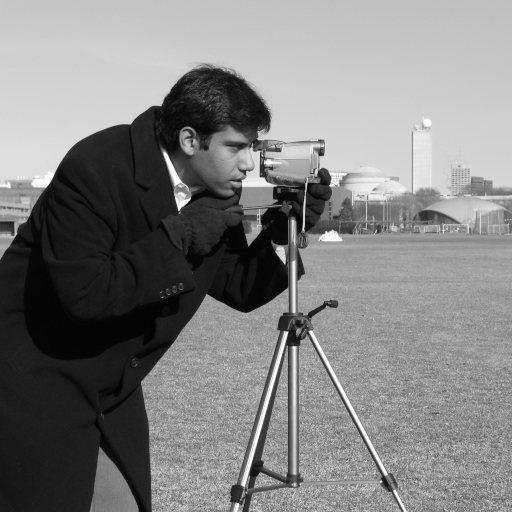
#> input picture skimage.data.camera(), 512 x 512 px; the run also reads 3 pictures not shown here
$ jupyter execute --allow-errors 13-convolution-and-deconvolution.ipynb
#> lines starting #> are read from the running program, lines starting #| are printed output that depends on the picture
# 13 · Convolution and deconvolution / Convolución y deconvolución

[](https://colab.research.google.com/github/project-delphi/tensors-workshop/blob/main/notebooks/13-convolution-and-deconvolution.ipynb)

<div style="height:3px;border-radius:2px;margin:1.4em 0 1.6em;background:linear-gradient(90deg,#0284c7,rgba(2,132,199,0))"></div>

<span style="font:700 11px/1.6 ui-monospace,SFMono-Regular,Menlo,Consolas,monospace;letter-spacing:.18em;color:#0284c7">DEEP DIVE · TAKE-HOME · OPENED LIVE FOR 25 MIN / ESTUDIO A FONDO · PARA DESPUÉS · 25 MIN EN VIVO EN EL TALLER</span>

This deep dive follows one idea from a forward operation to an inverse problem:

> **A small kernel is reused across positions to transform an image.**

It is the third place you watch the workshop's connecting idea happen, alongside the pseudoinverse in section 07 and Tucker in section 10. When a problem has no exact answer and no true inverse, you look for the best stable approximation. Sections 07, 09 and 10 state that idea. This notebook is where you watch it happen to a photograph.

We will distinguish **correlation**, **convolution**, **transposed convolution**, and **deconvolution** without treating them as the same operation.

<div style="border-left:4px solid rgba(130,130,150,.5);background:rgba(130,130,150,.09);border-radius:0 8px 8px 0;padding:12px 16px;margin:1.2em 0 1.8em;font:400 14.5px/1.7 ui-sans-serif,system-ui,-apple-system,'Segoe UI',Roboto,sans-serif"><div style="font:700 10.5px/1 ui-monospace,SFMono-Regular,Menlo,Consolas,monospace;letter-spacing:.18em;opacity:.62;margin-bottom:10px">🇪🇸 ESPAÑOL</div><div style="margin:0 0 .7em">Este estudio a fondo sigue una misma idea desde una operación directa hasta un problema inverso:</div><div style="margin:0 0 .7em"><b>Un kernel pequeño se reutiliza en muchas posiciones para transformar una imagen.</b></div><div style="margin:0 0 .7em">Es el tercer lugar donde ves ocurrir la idea que conecta el taller, junto con la pseudoinversa de la sección 07 y Tucker en la 10. Cuando un problema no tiene respuesta exacta ni inversa verdadera, se busca la mejor aproximación estable. Las secciones 07, 09 y 10 enuncian esa idea. En este cuaderno la ves ocurrir sobre una fotografía.</div><div style="margin:0 0 0">Distinguiremos <b>correlación</b>, <b>convolución</b>, <b>convolución transpuesta</b> y <b>deconvolución</b> sin tratarlas como si fueran la misma operación.</div></div>

## What you will be able to do / Lo que podrás hacer

- Explain what a **kernel / filtro** does using a real photograph.
- Predict `valid`, `same`, and `full` output shapes.
- Explain the difference between **cross-correlation** and true **convolution**.
- See a 1D convolution as ordinary matrix multiplication with a Toeplitz matrix.
- Explain transposed convolution as **overlap-add**, not as a magical inverse.
- Blur and partially recover a real image using **Richardson–Lucy deconvolution**.
- Explain why noise and image boundaries make inverse problems difficult.

<div style="border-left:4px solid rgba(130,130,150,.5);background:rgba(130,130,150,.09);border-radius:0 8px 8px 0;padding:12px 16px;margin:1.2em 0 1.8em;font:400 14.5px/1.7 ui-sans-serif,system-ui,-apple-system,'Segoe UI',Roboto,sans-serif"><div style="font:700 10.5px/1 ui-monospace,SFMono-Regular,Menlo,Consolas,monospace;letter-spacing:.18em;opacity:.62;margin-bottom:10px">🇪🇸 ESPAÑOL</div><ul style="margin:0;padding-left:1.2em"><li style="margin:.35em 0">Explicar qué hace un <b>kernel / filtro</b> usando una fotografía real.</li><li style="margin:.35em 0">Predecir las formas de salida <code>valid</code>, <code>same</code> y <code>full</code>.</li><li style="margin:.35em 0">Explicar la diferencia entre <b>correlación cruzada</b> y <b>convolución</b> verdadera.</li><li style="margin:.35em 0">Ver una convolución 1D como multiplicación matricial con una matriz Toeplitz.</li><li style="margin:.35em 0">Explicar la convolución transpuesta como <b>superposición y suma</b>, no como una inversa mágica.</li><li style="margin:.35em 0">Desenfocar y recuperar parcialmente una imagen real con <b>deconvolución Richardson–Lucy</b>.</li><li style="margin:.35em 0">Explicar por qué el ruido y los bordes hacen difícil un problema inverso.</li></ul></div>

<!-- CORE-PATH -->
## Core path / Ruta esencial

Take-home: Exercise 1. Make the **Predict first** attempt below, run **Core prep**, then run the feedback helper before **Core activity**. Other exercises and explorers are optional.

**You can:**

- Predict valid, same and full output shapes.
- Relate convolution to a structured matrix product.

<details>
<summary>Español · Ruta y metas</summary>

Para después del taller: Ejercicio 1. Responde primero a **Predice primero** abajo, ejecuta **Core prep** y después el comprobador antes de **Core activity**. Los demás ejercicios y exploradores son opcionales.

**Al terminar puedes:**

- Predecir las formas de salida valid, same y full.
- Relacionar convolución con un producto matricial estructurado.

</details>

## Predict first / Predice primero

**Retrieve:** In Notebook 06, what happened to the index omitted from the `einsum` output? Use that multiply-and-sum idea for one local window here.

Before reading the definitions or running the reveal, use these deliberately tiny synthetic values: `x = [1, 2, 3, 4, 5]`, `k = [1, 2, 3]`.

1. For the first window `[1, 2, 3]`, multiply by `k` and sum. Repeat with the reversed weights `[3, 2, 1]`.
2. Will the two sliding operations give identical values? Will they give the same output length if each window must fit entirely inside `x`?
3. Record your numbers and prediction, then run the next cell to check. Which operation should a library mean by “convolution”?

<details>
<summary>Español · Recupera y predice</summary>

**Recupera:** En el cuaderno 06, ¿qué ocurrió con el índice omitido de la salida de `einsum`? Usa esa idea de multiplicar y sumar en una ventana local.

Antes de leer las definiciones o ejecutar la respuesta, usa estos valores sintéticos deliberadamente pequeños: `x = [1, 2, 3, 4, 5]`, `k = [1, 2, 3]`.

1. En la primera ventana `[1, 2, 3]`, multiplica por `k` y suma. Repite con los pesos invertidos `[3, 2, 1]`.
2. ¿Darán ambas operaciones deslizantes valores idénticos? ¿Darán la misma longitud de salida si cada ventana debe caber completamente en `x`?
3. Anota tus números y tu predicción; luego ejecuta la siguiente celda para comprobar. ¿A qué operación debería llamar “convolución” una librería?

</details>

First sums / Primeras sumas: ___ · Output length / Longitud de salida: ___

[cell 1]
#@title 🤔 Predict: are convolution and correlation the same thing? / Predice: ¿convolución y correlación son lo mismo? — run me / ejecútame { display-mode: 'form' }

# --- counterexample / contraejemplo (tested in tests/test_teaching_materials.py) ---
import numpy as np

pred_x = np.array([1., 2., 3., 4., 5.])
pred_k = np.array([1., 2., 3.])                      # asymmetric on purpose
pred_corr = np.array([(pred_x[i:i + 3] * pred_k).sum() for i in range(3)])
pred_conv = np.convolve(pred_x, pred_k, mode="valid")

assert not np.allclose(pred_corr, pred_conv)
assert np.allclose(pred_corr, np.convolve(pred_x, pred_k[::-1], mode="valid"))
# --- end counterexample / fin del contraejemplo ---

import ipywidgets as widgets
from IPython.display import display

try:
    from google.colab import output
    output.enable_custom_widget_manager()
except ImportError:
    pass

# --- how the question is laid out / cómo se presenta la pregunta ---
# Radio buttons rather than a dropdown. Four bilingual answers squeezed into
# one 640px line were hard to read, and a dropdown hides three of them until
# you open it -- the wrong shape for a question whose whole point is weighing
# the options against each other. One per line, with room around them.
# Botones de opción en vez de un desplegable: una respuesta por línea.
import contextlib
import html as pred_html
import io

PRED_ACCENT = "#0284c7"
PRED_SANS = "ui-sans-serif,system-ui,-apple-system,'Segoe UI',Roboto,sans-serif"
PRED_MONO = "ui-monospace,SFMono-Regular,Menlo,Consolas,monospace"


# [59 lines left out: functions pred_tag, pred_is_measurement, pred_panel, pred_render, not called in this run]

pred_choice = widgets.RadioButtons(
    options=[
        ("— choose one / elige una —", None),
        ("The values are identical / Los valores son idénticos", "same"),
        ("The values differ / Los valores difieren", "flip"),
        ("Only the output length differs / Solo difiere la longitud de salida", "shape_only"),
    ],
    value=None,
    description="",
    layout=widgets.Layout(width="auto", margin="0 0 6px 0"),
)

pred_reveal = widgets.Checkbox(
    value=False,
    description="Show me the answer / Muéstrame la respuesta",
    indent=False,
    layout=widgets.Layout(margin="10px 0 4px 0"),
)

# [27 lines left out: function check_prediction, not called in this run]

# The one <style> block in these notebooks, and the markdown rule does not
# cover it. ipywidgets gives no way to set the space between radio options
# from Python, and this is *widget output*, not a markdown cell: Colab strips
# <style> from markdown -- which is why every box in these notebooks is
# inline-styled -- but renders it in an output, the same path pandas' own
# Styler uses. Scoped to one added class so it can reach nothing else, and if
# it is ever dropped the options still work, just closer together.
#> (the rest of this cell did not finish here and is left out)

## Setup / Preparación

After the synthetic hand calculation, the image exercises use real measured pixels from `skimage.data.camera()`.

From that real photograph we extract:

- a `160×160` crop for edge filtering;
- a `256×256` crop for deconvolution;
- a 32-pixel scanline for the Toeplitz view;
- a tiny `2×2` patch to make transposed-convolution overlap visible.

The Sobel and derivative kernels are **transformation rules**, not observed data.

> 🇪🇸 Después del cálculo sintético a mano, los ejercicios de imagen usan píxeles reales de `skimage.data.camera()`.
>
> De esa fotografía extraemos un recorte `160×160`, otro `256×256`, una fila de 32 píxeles y un pequeño recorte `2×2`.
>
> Los kernels Sobel y de derivada son **reglas de transformación**, no datos observados.

### Core prep 1/1 · Preparación esencial

Run the next cell. / Ejecuta la siguiente celda.

[cell 2]
import numpy as np
from scipy import signal
from scipy.linalg import toeplitz
from skimage import data
from skimage.restoration import richardson_lucy
import matplotlib.pyplot as plt
import ipywidgets as widgets

from IPython.display import display

try:
    from google.colab import output
    output.enable_custom_widget_manager()
except ImportError:
    pass

img = data.camera().astype(float) / 255.0
patch = img[176:336, 176:336]
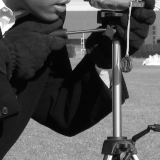
#> patch: shape (160, 160) float64; min 0.0118, max 1, mean 0.316
work = img[128:384, 128:384]
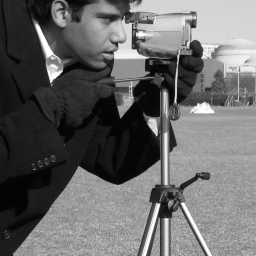
#> work: shape (256, 256) float64; min 0.00784, max 1, mean 0.407
scanline = img[256, 220:252].copy()
#> scanline = 32 values, max 0.106 at index 1, min 0.0157 at index 26, mean 0.0678
small = img[250:254:2, 250:254:2].copy()
#> small = [[0.0196, 0.0196], [0.0235, 0.0196]]

sobel_x = np.array([
    [-1., 0., 1.],
    [-2., 0., 2.],
    [-1., 0., 1.],
])

kernel_1d = np.array([1., 0., -1.])

def convmtx_full_1d(kernel, n):
    m = len(kernel)

    col = np.zeros(n + m - 1)
    col[:m] = kernel

    row = np.zeros(n)
    row[0] = kernel[0]

    return toeplitz(col, row)

def transposed_overlap_add(x, kernel, stride=1):
    h, w = x.shape
    kh, kw = kernel.shape

    out_h = (h - 1) * stride + kh
    out_w = (w - 1) * stride + kw

    out = np.zeros(
        (out_h, out_w),
        dtype=float,
    )

    for i in range(h):
        for j in range(w):
            r = i * stride
            c = j * stride

            out[
                r:r + kh,
                c:c + kw,
            ] += x[i, j] * kernel

    return out

print("Full image / Imagen completa:", img.shape)
#| Full image / Imagen completa: (512, 512)
print("Filtering crop / Recorte para filtro:", patch.shape)
#| Filtering crop / Recorte para filtro: (160, 160)
print("Deconvolution crop / Recorte de deconvolución:", work.shape)
#| Deconvolution crop / Recorte de deconvolución: (256, 256)
print("Real scanline / Fila real:", scanline.shape)
#| Real scanline / Fila real: (32,)
print("Small real patch / Recorte real pequeño:", small.shape)
#| Small real patch / Recorte real pequeño: (2, 2)
print()
print("EN: Setup ready.")
print("ES: Preparación lista.")

## Exercise 1 — correlation, convolution, and Toeplitz / Ejercicio 1 — correlación, convolución y Toeplitz

Transfer the small-window calculation to the real `160×160` image crop and `3×3` Sobel kernel. Then express full convolution of the real 32-pixel scanline with a length-3 kernel as a matrix product. The setup provides `convmtx_full_1d` to build the structured matrix; inspect its shifted columns after your attempt.

Run the next helper cell once. It defines `check_convolution` for your own results; it does not print answers. You can call it without opening the solution.

> 🇪🇸 Transfiere el cálculo de la ventana pequeña al recorte real de `160×160` y al kernel Sobel de `3×3`. Después expresa la convolución completa de la fila real de 32 píxeles con un kernel de longitud 3 como producto matricial. La preparación proporciona `convmtx_full_1d` para construir la matriz estructurada; inspecciona sus columnas desplazadas después de tu intento.
>
> Ejecuta una vez el siguiente comprobador. Define `check_convolution` para tus propios resultados; no imprime respuestas. Puedes llamarlo sin abrir la solución.

[cell 3]
# Feedback helper / Comprobador: run once, then pass your own arrays.
def check_convolution(corr, conv_flipped, via_matrix, via_convolution, mode_outputs):
    expected_corr = signal.correlate2d(patch, sobel_x, mode="valid")
    expected_full = np.convolve(scanline, kernel_1d, mode="full")

    def compare(candidate, reference, name, hint):
        candidate = np.asarray(candidate)
        assert candidate.shape == reference.shape, (
            f"{name}: check output shape / revisa la forma de salida. "
            f"Got / Recibida: {candidate.shape}. {hint}"
        )
        assert np.allclose(candidate, reference), (
            f"{name}: values differ / los valores difieren. {hint}"
        )

    compare(corr, expected_corr, "corr", "Slide weights as written / Desliza los pesos tal como están.")
    compare(conv_flipped, expected_corr, "conv_flipped",
            "Check the kernel orientation / Revisa la orientación del kernel.")
    compare(via_matrix, expected_full, "via_matrix",
            "Inspect shifted matrix columns / Inspecciona las columnas desplazadas de la matriz.")
    compare(via_convolution, expected_full, "via_convolution",
            "Use the full overlap range / Usa todas las superposiciones de full.")
    for mode in ("valid", "same", "full"):
        assert mode in mode_outputs, f"Missing mode / Falta el modo: {mode}"
        compare(mode_outputs[mode], signal.correlate2d(patch, sobel_x, mode=mode),
                mode, "Check the boundary mode / Revisa el modo de los bordes.")
    print("Checks passed: explain why the two representations agree. / "
          "Comprobaciones correctas: explica por qué coinciden ambas representaciones.")
    return True

### Core activity · Actividad esencial

**Predict → Run → Explain → Check**

1. **Predict.** Use your small-window result to predict whether the same asymmetric kernel gives equal correlation and convolution values. Predict `valid`, `same`, and `full` shapes for the image and the full scanline output length before running code.
2. **Run.** Complete Exercise 1. Save the image outputs in `mode_outputs`, keyed by `"valid"`, `"same"`, and `"full"`.
3. **Explain.** Explain the kernel orientation and identify what one column of the Toeplitz matrix contributes.
4. **Check.** Call `check_convolution(corr, conv_flipped, via_matrix, via_convolution, mode_outputs)` on your arrays. Compare the shapes against your written predictions; revise your explanation before opening the solution.

<details>
<summary>Español · Predice → Ejecuta → Explica → Comprueba</summary>

1. **Predice.** Usa el resultado de la ventana pequeña para predecir si el mismo kernel asimétrico da valores iguales en correlación y convolución. Predice las formas `valid`, `same` y `full` de la imagen y la longitud de la convolución completa de la fila antes de ejecutar código.
2. **Ejecuta.** Completa el Ejercicio 1. Guarda las salidas de la imagen en `mode_outputs`, con claves `"valid"`, `"same"` y `"full"`.
3. **Explica.** Explica la orientación del kernel e identifica qué aporta una columna de la matriz Toeplitz.
4. **Comprueba.** Llama a `check_convolution(corr, conv_flipped, via_matrix, via_convolution, mode_outputs)` con tus arreglos. Compara las formas con tus predicciones escritas; revisa tu explicación antes de abrir la solución.

</details>

Prediction / Predicción: ___
Evidence / Evidencia: ___
Revised explanation / Explicación revisada: ___

<details>
<summary>Hint 1 / Pista 1 · if stuck after an attempt / si te atascas tras intentarlo</summary>

For `valid`, count positions where all kernel entries fit. For `full`, include partial overlaps. Trace which weight touches the first pixel in each operation.

Para `valid`, cuenta posiciones donde cabe todo el kernel. Para `full`, incluye superposiciones parciales. Sigue qué peso toca el primer píxel en cada operación.

</details>

<details>
<summary>Hint 2 / Pista 2 · implementation / implementación</summary>

`signal.correlate2d` uses weights as written; `signal.convolve2d` reverses them. To reproduce correlation with convolution, reverse the supplied kernel on both axes. Each Toeplitz column is the output caused by one input pixel; combine columns with `C @ scanline`.

`signal.correlate2d` usa los pesos tal como están; `signal.convolve2d` los invierte. Para reproducir correlación con convolución, invierte el kernel suministrado en ambos ejes. Cada columna Toeplitz es la salida causada por un píxel de entrada; combina las columnas con `C @ scanline`.

</details>

[cell 4]
# TODO 1 / TAREA 1
#
# EN:
# 1. Compute correlation with sobel_x using mode="valid".
# 2. Choose the kernel orientation that makes convolution match correlation.
# 3. Verify that the results match.
# 4. Store the correlation output for each mode in mode_outputs.
#
# ES:
# 1. Calcula correlación con sobel_x usando mode="valid".
# 2. Elige la orientación del kernel que hace coincidir convolución y correlación.
# 3. Verifica que los resultados coincidan.
# 4. Guarda la salida de correlación de cada modo en mode_outputs.
#
# TODO 2 / TAREA 2
#
# EN:
# 1. Build C = convmtx_full_1d(kernel_1d, len(scanline)).
# 2. Compute C @ scanline.
# 3. Compare it with np.convolve(..., mode="full").
#
# ES:
# 1. Construye C = convmtx_full_1d(kernel_1d, len(scanline)).
# 2. Calcula C @ scanline.
# 3. Compáralo con np.convolve(..., mode="full").

[cell 5]
#@title Solution / Solución — try it yourself first / inténtalo primero { display-mode: 'form' }

corr = signal.correlate2d(
    patch,
    sobel_x,
    mode="valid",
)
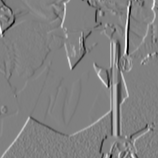
#> corr: shape (158, 158) float64; min -3.37, max 3.34, mean 0.0175; drawn with min black and max white

conv_flipped = signal.convolve2d(
    patch,
    np.flip(sobel_x),
    mode="valid",
)

print(
    "Correlation == convolution with flipped kernel / "
    "Correlación == convolución con kernel invertido:",
    np.allclose(corr, conv_flipped),
)
#| Correlation == convolution with flipped kernel / Correlación == convolución con kernel invertido: True

print()

mode_outputs = {}
for mode in ["valid", "same", "full"]:
    result = signal.correlate2d(
        patch,
        sobel_x,
        mode=mode,
    )
    mode_outputs[mode] = result
    print(
        f"{mode:5s} -> shape/forma={result.shape}"
    )
#> this loop made 3 passes
#> pass 2, `result = signal.correlate2d( patch, sobel_x, mode=mode, )`:
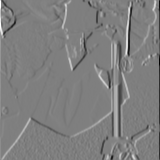
#> result: shape (160, 160) float64; min -3.97, max 4, mean 0.0087; drawn with min black and max white
#> pass 3, `result = signal.correlate2d( patch, sobel_x, mode=mode, )`:
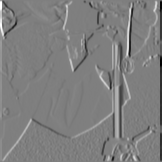
#> result: shape (162, 162) float64; min -3.97, max 4, mean 4.74e-19; drawn with min black and max white
#> after the loop, mode_outputs = 3 items

C = convmtx_full_1d(
    kernel_1d,
    len(scanline),
)
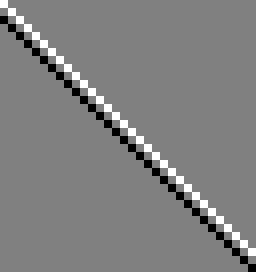
#> C: shape (34, 32) float64 (shown 8 times larger); min -1, max 1, mean 0; drawn with min black and max white

via_matrix = C @ scanline
#> via_matrix = 34 values, max 0.106 at index 1, min -0.0549 at index 20, mean -4.08e-19

via_convolution = np.convolve(
    scanline,
    kernel_1d,
    mode="full",
)
#> via_convolution has the same summary as via_matrix
#> (the rest of the program and of its run is left out)
